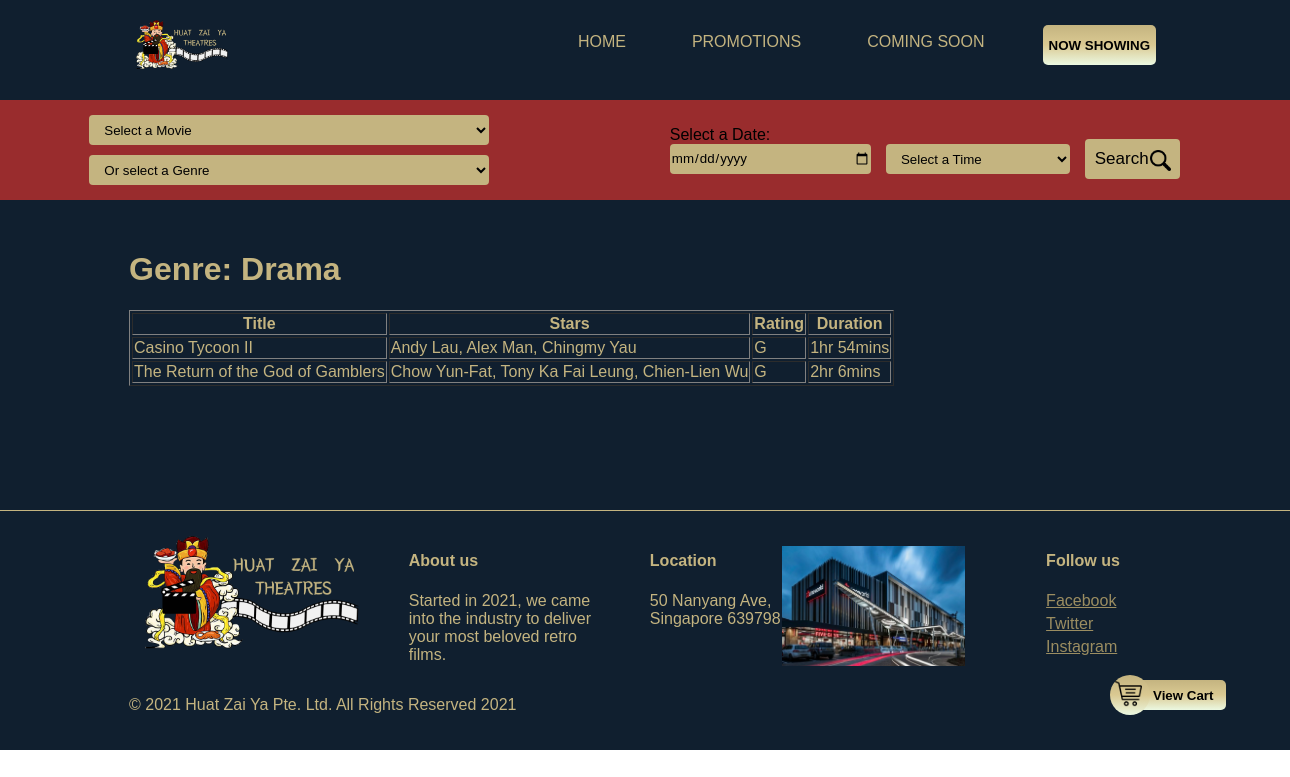
The page /genre.php?genre=3 on the database its author committed.
### tables this page shows
CREATE TABLE IF NOT EXISTS `Genre` (
  `genreID` int(11) NOT NULL AUTO_INCREMENT,
  `genre` varchar(50) NOT NULL,
  PRIMARY KEY (`genreID`)
);

CREATE TABLE IF NOT EXISTS `Movie` (
  `movieID` int(50) NOT NULL AUTO_INCREMENT,
  `movieName` varchar(80) NOT NULL,
  `movieRating` varchar(6) NOT NULL,
  `movieStars` text NOT NULL,
  `movieDetails` text NOT NULL,
  `movieDuration` varchar(10) NOT NULL,
  PRIMARY KEY (`movieID`)
);

### genre.php (the view, shortened to what this page needs)
<!DOCTYPE html>
<html lang="en">
<head>
	<link rel="stylesheet" href="style.php">
</head>
<?php
  @ $db = new mysqli('localhost', 'f32ee', 'f32ee', 'f32ee');
    ?>
<body style="margin:0px;">
	<div class="cart-button" onclick="window.location.href='ViewCart.php'">
		<div class="cart-icon"><img src="assets/cart.png"
				style="align-items: center; vertical-align: middle; justify-content: center;" width="90%">
		</div>
		<button class="cart-text">View Cart</button>
	</div>
	<div id="container">
		<div id="header">
			<div id="navbar">
				<ul class="top-navbar">
					<div class="navbar-links">
						<li style="margin-right: 0;"><button class="cta-button"
								onclick="location.href='now-showing.php'">NOW SHOWING</button>
						</li>
						<li><a href="coming-soon.php">COMING SOON</a></li>
						<li><a href="promotions.php">PROMOTIONS</a></li>
						<li><a href="index.php">HOME</a></li>
					</div>
					<img class="logo-img" src="./assets/logo.png" width="10%"
						onclick="window.location.href='index.php'">
				</ul>
			</div>
			<div id="search-bar-section">
				<div id="search-bar">
					<form method="post" style="width: 100%; height: 100%; display: flex; justify-content: center;
    align-items: center; vertical-align: middle;">
						<div class="search-bar-selection-container-1">
							<select name="movies" class="search-bar-selection-1" id="movies">
								<option value="" disabled selected>&nbsp;&nbsp;&nbsp;Select a Movie</option>
							</select>
							<select name="genre" id="genre" class="search-bar-selection-1">
								<option value="" disabled selected>&nbsp;&nbsp;&nbsp;Or select a Genre</option>
							</select>
						</div>
						<div class="search-bar-selection-container-2">
							<div style="display: inline-flex; flex-direction: column;">
								<label for=" date" class="search-bar-selection-label">Select
									a Date:</label>
								<input type="date" name="Date" id="Date" class="search-bar-selection-2">
							</div>
							<select name="time" id="time" class="search-bar-selection-2">
								<option value="" disabled selected>&nbsp;&nbsp;&nbsp;Select a Time</option>
							</select>
							<input type="reset" value="Search" class="search-bar-button" id="search"
								onclick="myFunction()">
							<img src="assets/search.png" width="4%"
								style="position: relative; transform: translate(-30px, -3px);">
						</div>
					</form>
				</div>
			</div>
		</div>
		<div id="content-section">
			<?php
            $genre = $_GET['genre'];
            $movie8 = "SELECT genre FROM Genre where genreID =".$genre.";";
            $movie8 = $db->query($movie8);
            if ($movie8 ->num_rows >0){
              while ($row = $movie8->fetch_assoc()){
              $moviegenre1 = $row["genre"];
              }}
              echo "<h1>Genre: ".$moviegenre1."</h1>";
            echo "<table border='1'>
            <tr>
            <th>Title</th>
			<th>Stars</th>
            <th>Rating</th>
            <th>Duration</th>";
            $movie = 'select Movie.movieName, Movie.movieRating, Movie.movieStars, Movie.movieDuration from Movie inner join Movie_genre on Movie.movieID = Movie_genre.movieID inner join Genre on Movie_genre.genreID = Genre.genreID where Genre.genreID ='.$genre.';';
            $movie = $db->query($movie);
            if ($movie ->num_rows >0){
            while ($row = $movie->fetch_assoc()){
             echo "<tr>";
             echo"<td>".$row["movieName"]."</td>";
             echo"<td>".$row["movieStars"]."</td>";
             echo"<td>".$row["movieRating"]."</td>";
             echo"<td>".$row["movieDuration"]."</td>";
             echo"</tr>";
            }}
            else{
				echo"</table>";
                echo"No match found";
            }
            echo"</table>";
?>
		</div>
		<footer id="footer">
			<div style="display: flex;">
				<img src=" assets/logo.png" height="120px">
				<div style="width: 100%; display: flex;justify-content: space-evenly;">
					<div style="flex-direction: column;">
						<h4>
							About us
						</h4>
						<p style="width: 200px;">Started in 2021, we came into the industry to deliver your most
							beloved
							retro films.
						</p>
					</div>
					<div style="flex-direction: column;">
						<h4>
							Location
						</h4>
						<p>
							50 Nanyang Ave,<br>Singapore 639798
						</p>
					</div>
					<img src=" assets/location.jpg" height="120px" style="transform: translate(-40px,15px);">
					<div style="flex-direction: column;">
						<h4>
							Follow us
						</h4>
						<ul>
							<li>
								<a href="www.facebook.com">Facebook</a>
							</li>
							<li>
								<a href="www.twitter.com">Twitter</a>
							</li>
							<li>
								<a href="www.instagram.com">Instagram</a>
							</li>
						</ul>
					</div>
				</div>
			</div>
			<p>© 2021 Huat Zai Ya Pte. Ltd. All Rights
				Reserved 2021
			</p>
		</footer>
</body>
</html>

### rows shown on the page
genre: genre "Drama"
movie: movieName "Casino Tycoon II", movieStars "Andy Lau, Alex Man, Chingmy Yau", movieRating "G", movieDuration "1hr 54mins"
movie: movieName "The Return of the God of Gamblers", movieStars "Chow Yun-Fat, Tony Ka Fai Leung, Chien-Lien Wu", movieRating "G", movieDuration "2hr 6mins"
